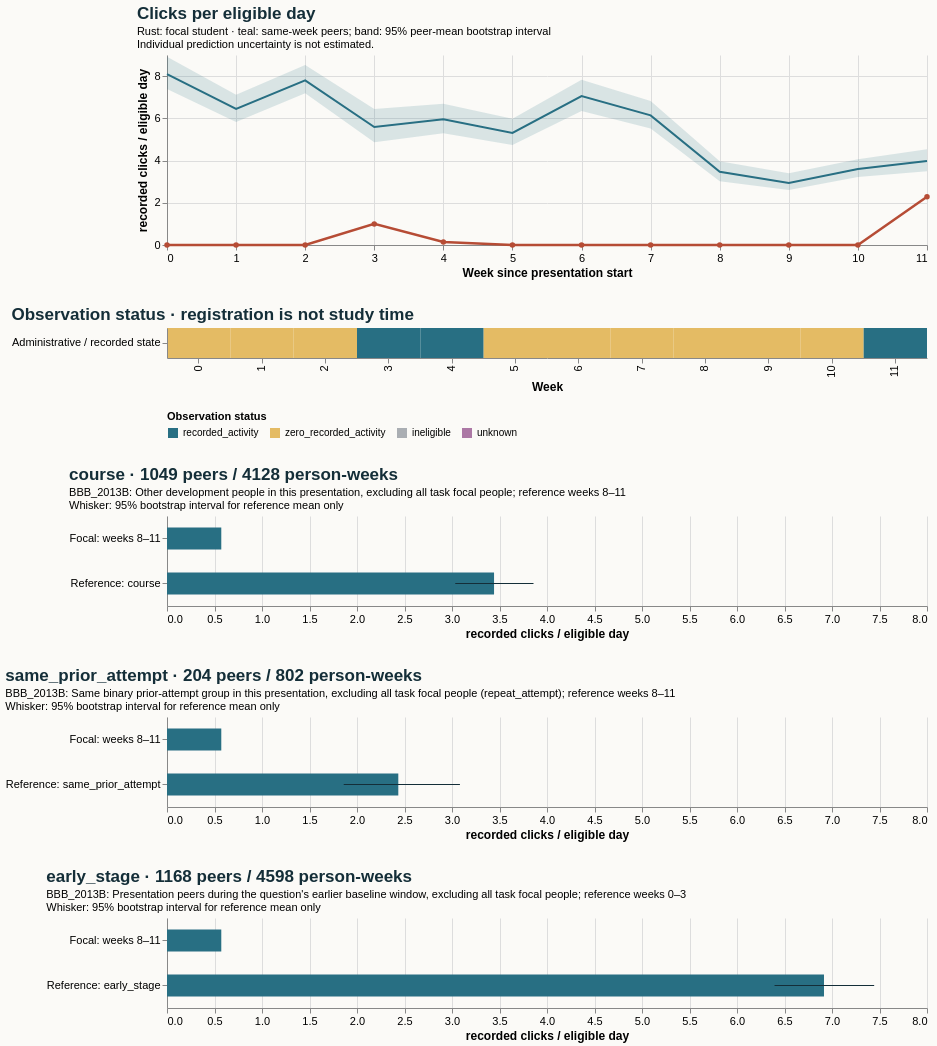

Specify this chart in Vega-Lite:
### Vega-Lite specification from a JSON file in a GitHub repository (floating-point values rounded to 4 significant figures)
{"$schema": "https://vega.github.io/schema/vega-lite/v5.20.1.json", "config": {"axis": {"labelFontSize": 11, "titleFontSize": 12}, "background": "#fbfaf7", "font": "sans-serif", "title": {"anchor": "start", "color": "#142e38", "fontSize": 17, "subtitleFontSize": 11}, "view": {"continuousHeight": 300, "continuousWidth": 300, "stroke": null}}, "datasets": {"data-021026f15fa5f54495edb688787899e7": [{"eligible_days": 7.0, "end_day": 6, "logging_completeness": "unknown", "observation_status": "zero_recorded_activity", "row": "Administrative / recorded state", "score_status": "withheld_release_time_unknown", "start_day": 0, "value": 0.0, "week": 0}, {"eligible_days": 7.0, "end_day": 13, "logging_completeness": "unknown", "observation_status": "zero_recorded_activity", "row": "Administrative / recorded state", "score_status": "withheld_release_time_unknown", "start_day": 7, "value": 0.0, "week": 1}, {"eligible_days": 7.0, "end_day": 20, "logging_completeness": "unknown", "observation_status": "zero_recorded_activity", "row": "Administrative / recorded state", "score_status": "withheld_release_time_unknown", "start_day": 14, "value": 0.0, "week": 2}, {"eligible_days": 7.0, "end_day": 27, "logging_completeness": "unknown", "observation_status": "recorded_activity", "row": "Administrative / recorded state", "score_status": "withheld_release_time_unknown", "start_day": 21, "value": 1.0, "week": 3}, {"eligible_days": 7.0, "end_day": 34, "logging_completeness": "unknown", "observation_status": "recorded_activity", "row": "Administrative / recorded state", "score_status": "withheld_release_time_unknown", "start_day": 28, "value": 0.1429, "week": 4}, {"eligible_days": 7.0, "end_day": 41, "logging_completeness": "unknown", "observation_status": "zero_recorded_activity", "row": "Administrative / recorded state", "score_status": "withheld_release_time_unknown", "start_day": 35, "value": 0.0, "week": 5}, {"eligible_days": 7.0, "end_day": 48, "logging_completeness": "unknown", "observation_status": "zero_recorded_activity", "row": "Administrative / recorded state", "score_status": "withheld_release_time_unknown", "start_day": 42, "value": 0.0, "week": 6}, {"eligible_days": 7.0, "end_day": 55, "logging_completeness": "unknown", "observation_status": "zero_recorded_activity", "row": "Administrative / recorded state", "score_status": "withheld_release_time_unknown", "start_day": 49, "value": 0.0, "week": 7}, {"eligible_days": 7.0, "end_day": 62, "logging_completeness": "unknown", "observation_status": "zero_recorded_activity", "row": "Administrative / recorded state", "score_status": "withheld_release_time_unknown", "start_day": 56, "value": 0.0, "week": 8}, {"eligible_days": 7.0, "end_day": 69, "logging_completeness": "unknown", "observation_status": "zero_recorded_activity", "row": "Administrative / recorded state", "score_status": "withheld_release_time_unknown", "start_day": 63, "value": 0.0, "week": 9}, {"eligible_days": 7.0, "end_day": 76, "logging_completeness": "unknown", "observation_status": "zero_recorded_activity", "row": "Administrative / recorded state", "score_status": "withheld_release_time_unknown", "start_day": 70, "value": 0.0, "week": 10}, {"eligible_days": 7.0, "end_day": 83, "logging_completeness": "unknown", "observation_status": "recorded_activity", "row": "Administrative / recorded state", "score_status": "withheld_release_time_unknown", "start_day": 77, "value": 2.286, "week": 11}], "data-35ede5515f3bcb61b6953865abb5e121": [{"end_day": 6, "focal_value": 0.0, "peer_ci_high": 8.916, "peer_ci_low": 7.39, "peer_mean": 8.09, "peer_observations": 1167, "peer_people": 1167, "reference": "course", "unit": "recorded clicks / eligible day", "week": 0}, {"end_day": 13, "focal_value": 0.0, "peer_ci_high": 7.119, "peer_ci_low": 5.822, "peer_mean": 6.449, "peer_observations": 1159, "peer_people": 1159, "reference": "course", "unit": "recorded clicks / eligible day", "week": 1}, {"end_day": 20, "focal_value": 0.0, "peer_ci_high": 8.525, "peer_ci_low": 7.192, "peer_mean": 7.8, "peer_observations": 1140, "peer_people": 1140, "reference": "course", "unit": "recorded clicks / eligible day", "week": 2}, {"end_day": 27, "focal_value": 1.0, "peer_ci_high": 6.447, "peer_ci_low": 4.864, "peer_mean": 5.586, "peer_observations": 1132, "peer_people": 1132, "reference": "course", "unit": "recorded clicks / eligible day", "week": 3}, {"end_day": 34, "focal_value": 0.1429, "peer_ci_high": 6.69, "peer_ci_low": 5.299, "peer_mean": 5.952, "peer_observations": 1093, "peer_people": 1093, "reference": "course", "unit": "recorded clicks / eligible day", "week": 4}, {"end_day": 41, "focal_value": 0.0, "peer_ci_high": 5.986, "peer_ci_low": 4.732, "peer_mean": 5.31, "peer_observations": 1086, "peer_people": 1086, "reference": "course", "unit": "recorded clicks / eligible day", "week": 5}, {"end_day": 48, "focal_value": 0.0, "peer_ci_high": 7.833, "peer_ci_low": 6.345, "peer_mean": 7.057, "peer_observations": 1075, "peer_people": 1075, "reference": "course", "unit": "recorded clicks / eligible day", "week": 6}, {"end_day": 55, "focal_value": 0.0, "peer_ci_high": 6.822, "peer_ci_low": 5.523, "peer_mean": 6.139, "peer_observations": 1059, "peer_people": 1059, "reference": "course", "unit": "recorded clicks / eligible day", "week": 7}, {"end_day": 62, "focal_value": 0.0, "peer_ci_high": 3.967, "peer_ci_low": 3.025, "peer_mean": 3.471, "peer_observations": 1049, "peer_people": 1049, "reference": "course", "unit": "recorded clicks / eligible day", "week": 8}, {"end_day": 69, "focal_value": 0.0, "peer_ci_high": 3.404, "peer_ci_low": 2.609, "peer_mean": 2.935, "peer_observations": 1032, "peer_people": 1032, "reference": "course", "unit": "recorded clicks / eligible day", "week": 9}, {"end_day": 76, "focal_value": 0.0, "peer_ci_high": 4.065, "peer_ci_low": 3.215, "peer_mean": 3.602, "peer_observations": 1026, "peer_people": 1026, "reference": "course", "unit": "recorded clicks / eligible day", "week": 10}, {"end_day": 83, "focal_value": 2.286, "peer_ci_high": 4.531, "peer_ci_low": 3.488, "peer_mean": 3.979, "peer_observations": 1021, "peer_people": 1021, "reference": "course", "unit": "recorded clicks / eligible day", "week": 11}], "data-9749f087fcbdeb8a3fa83bdf4c88590e": [{"hi": null, "lo": null, "series": "Focal: weeks 8–11", "value": 0.5714}, {"hi": 3.858, "lo": 3.034, "series": "Reference: course", "value": 3.443}], "data-ec568a65c5872ccfe1ba6a1b8d9e8eb2": [{"hi": null, "lo": null, "series": "Focal: weeks 8–11", "value": 0.5714}, {"hi": 3.083, "lo": 1.86, "series": "Reference: same_prior_attempt", "value": 2.435}], "data-fcd055fb9b8e506b12955219c102131b": [{"hi": null, "lo": null, "series": "Focal: weeks 8–11", "value": 0.5714}, {"hi": 7.444, "lo": 6.395, "series": "Reference: early_stage", "value": 6.916}]}, "resolve": {"scale": {"color": "independent"}}, "spacing": 28, "vconcat": [{"data": {"name": "data-35ede5515f3bcb61b6953865abb5e121"}, "height": 190, "layer": [{"encoding": {"x": {"axis": {"tickMinStep": 1}, "field": "week", "title": "Week since presentation start", "type": "quantitative"}, "y": {"field": "peer_ci_low", "scale": {"zero": true}, "title": "recorded clicks / eligible day", "type": "quantitative"}, "y2": {"field": "peer_ci_high"}}, "mark": {"color": "#286f83", "opacity": 0.16, "type": "area"}}, {"encoding": {"tooltip": [{"field": "week", "type": "quantitative"}, {"field": "peer_mean", "type": "quantitative"}, {"field": "peer_people", "type": "quantitative"}, {"field": "peer_observations", "type": "quantitative"}], "x": {"field": "week", "type": "quantitative"}, "y": {"field": "peer_mean", "type": "quantitative"}}, "mark": {"color": "#286f83", "strokeWidth": 2, "type": "line"}}, {"encoding": {"tooltip": [{"field": "week", "type": "quantitative"}, {"field": "focal_value", "type": "quantitative"}], "x": {"field": "week", "type": "quantitative"}, "y": {"field": "focal_value", "type": "quantitative"}}, "mark": {"color": "#b64c35", "point": {"color": "#b64c35"}, "strokeWidth": 2.5, "type": "line"}}], "title": {"subtitle": ["Rust: focal student · teal: same-week peers; band: 95% peer-mean bootstrap interval", "Individual prediction uncertainty is not estimated."], "text": "Clicks per eligible day"}, "width": 760}, {"data": {"name": "data-021026f15fa5f54495edb688787899e7"}, "encoding": {"color": {"field": "observation_status", "legend": {"labelLimit": 260, "orient": "bottom"}, "scale": {"domain": ["recorded_activity", "zero_recorded_activity", "ineligible", "unknown"], "range": ["#286f83", "#e4bb64", "#aaaeb3", "#ac78a5"]}, "title": "Observation status", "type": "nominal"}, "tooltip": [{"field": "week", "type": "quantitative"}, {"field": "eligible_days", "type": "quantitative"}, {"field": "observation_status", "type": "nominal"}, {"field": "logging_completeness", "type": "nominal"}], "x": {"field": "week", "title": "Week", "type": "ordinal"}, "y": {"field": "row", "title": null, "type": "nominal"}}, "height": 30, "mark": {"type": "rect"}, "title": "Observation status · registration is not study time", "width": 760}, {"data": {"name": "data-9749f087fcbdeb8a3fa83bdf4c88590e"}, "height": 90, "layer": [{"encoding": {"x": {"field": "value", "scale": {"domain": [0, 7.816], "zero": true}, "title": "recorded clicks / eligible day", "type": "quantitative"}, "y": {"field": "series", "sort": null, "title": null, "type": "nominal"}}, "mark": {"color": "#286f83", "size": 22, "type": "bar"}}, {"encoding": {"x": {"field": "lo", "type": "quantitative"}, "x2": {"field": "hi"}, "y": {"field": "series", "sort": null, "title": null, "type": "nominal"}}, "mark": {"color": "#142e38", "type": "rule"}}], "title": {"subtitle": ["BBB_2013B: Other development people in this presentation, excluding all task focal people; reference weeks 8–11", "Whisker: 95% bootstrap interval for reference mean only"], "text": "course · 1049 peers / 4128 person-weeks"}, "width": 760}, {"data": {"name": "data-ec568a65c5872ccfe1ba6a1b8d9e8eb2"}, "height": 90, "layer": [{"encoding": {"x": {"field": "value", "scale": {"domain": [0, 7.816], "zero": true}, "title": "recorded clicks / eligible day", "type": "quantitative"}, "y": {"field": "series", "sort": null, "title": null, "type": "nominal"}}, "mark": {"color": "#286f83", "size": 22, "type": "bar"}}, {"encoding": {"x": {"field": "lo", "type": "quantitative"}, "x2": {"field": "hi"}, "y": {"field": "series", "sort": null, "title": null, "type": "nominal"}}, "mark": {"color": "#142e38", "type": "rule"}}], "title": {"subtitle": ["BBB_2013B: Same binary prior-attempt group in this presentation, excluding all task focal people (repeat_attempt); reference weeks 8–11", "Whisker: 95% bootstrap interval for reference mean only"], "text": "same_prior_attempt · 204 peers / 802 person-weeks"}, "width": 760}, {"data": {"name": "data-fcd055fb9b8e506b12955219c102131b"}, "height": 90, "layer": [{"encoding": {"x": {"field": "value", "scale": {"domain": [0, 7.816], "zero": true}, "title": "recorded clicks / eligible day", "type": "quantitative"}, "y": {"field": "series", "sort": null, "title": null, "type": "nominal"}}, "mark": {"color": "#286f83", "size": 22, "type": "bar"}}, {"encoding": {"x": {"field": "lo", "type": "quantitative"}, "x2": {"field": "hi"}, "y": {"field": "series", "sort": null, "title": null, "type": "nominal"}}, "mark": {"color": "#142e38", "type": "rule"}}], "title": {"subtitle": ["BBB_2013B: Presentation peers during the question's earlier baseline window, excluding all task focal people; reference weeks 0–3", "Whisker: 95% bootstrap interval for reference mean only"], "text": "early_stage · 1168 peers / 4598 person-weeks"}, "width": 760}]}
